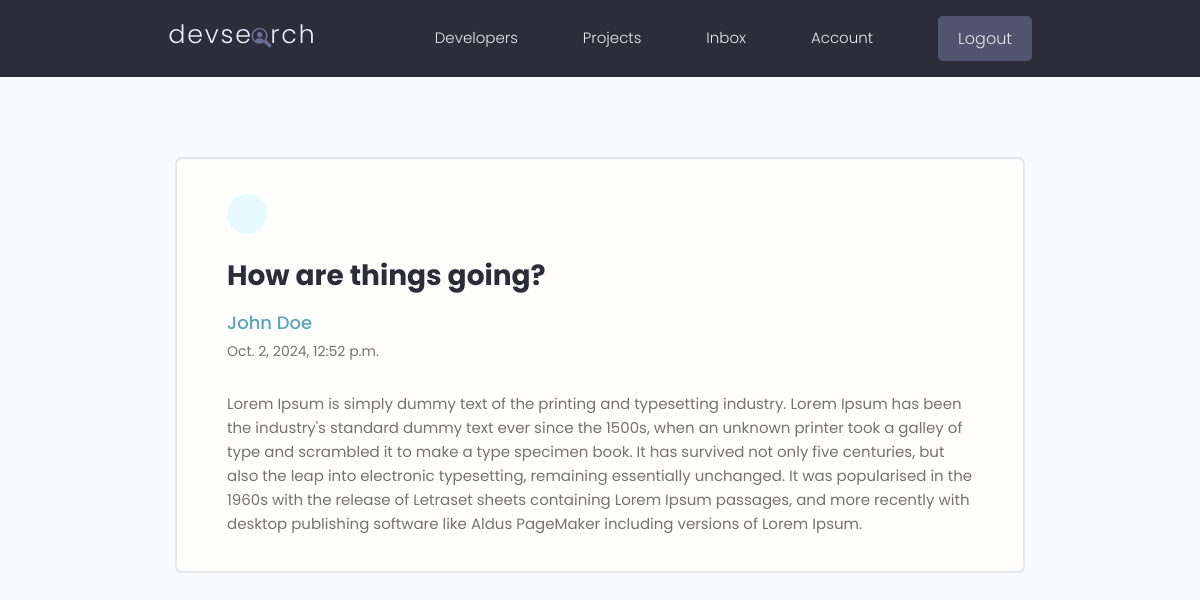
Screenshot of /message/1f5cbb3e-d79d-43a9-942a-7617e20c6767/ (signed in) with the database file from the repository.
### users/models.py (models this page shows, shortened)
class Message(models.Model):
    sender = models.ForeignKey(Profile, on_delete=models.SET_NULL, null=True, blank=True)
    recipient = models.ForeignKey(Profile, on_delete=models.SET_NULL, null=True, blank=True, related_name="messages")
    name = models.CharField(max_length=200, null=True, blank=True)
    email = models.EmailField(max_length=500, null=True, blank=True)
    subject = models.CharField(max_length=200, null=True, blank=True)
    body = models.TextField(null=True, blank=True)
    is_read = models.BooleanField(default=False, null=True)
    created = models.DateTimeField(auto_now_add=True)
    id = models.UUIDField(default=uuid.uuid4, unique=True,
                          primary_key=True, editable=False)
    class Meta:
        ordering = ['is_read', '-created']

### users/views.py (the view)
# urls.py: path('message/<str:pk>/', views.viewMessage, name='message'),
@login_required(login_url='login')
def viewMessage(request, pk):
    profile = request.user.profile
    message = profile.messages.get(id=pk)
    if message.is_read == False:
        message.is_read = True
        message.save()
    context = {'message': message}
    return render(request, 'users/message.html', context)

### users/templates/users/message.html (shortened to what this page needs)
{% extends 'main.html' %}
{% block content %}
<main class="messagePage my-xl">
  <div class="content-box">
    <div class="message">
        <a class="backButton" href="{% url 'inbox' %}"></a>
        <h2 class="message__subject">{{message.subject}}</h4>
          {% if message.sender %}
          <a href="{% url 'user-profile' message.sender.id  %}" class="message__author">{{message.name}}</a>
          {% else %}
          <p class="message__author">{{message.name}}</p>
          {% endif %}
          <p class="message__date">{{message.created}}</p>
          <div class="message__body">{{message.body|linebreaksbr}}</div>
    </div>
  </div>
</main>
{% endblock content %}

### static/styles/app.css (style rules this page uses)
:root { --color-sub: #2d2d39; }
.content-box { width: 95%; max-width: 85rem; margin: 0 auto; }
.message { padding: 2.5rem 0; }
.message > a { display: flex; gap: 1rem; }
.message__author, .message__date { flex-basis: 25%; }
.message__subject { flex-basis: 50%; }
.message__date { text-align: right; }
.messagePage .message { list-style: none; background: var(--color-white); padding: 3.5rem 5rem; border: 2px solid var(--color-light); border-radius: 0.7rem; }
.messagePage .message__subject { font-size: 2.8rem; color: var(--color-sub); margin-bottom: 1rem; margin-top: 2rem; }
.messagePage .message__author { font-size: 1.8rem; font-weight: 500; }
.messagePage .message__date { font-size: 1.4rem; font-weight: 400; text-align: left; margin-bottom: 3rem; }
.backButton { background: var(--color-main-light); color: var(--color-main); width: 4rem; height: 4rem; display: flex; align-items: center; justify-content: center; border-radius: 50%; }

### static/uikit/styles/modules/_variables.css (style rules this page uses)
:root { --color-main: #5aa5b9; --color-main-light: #e6faff; --color-sub: #3f4156; --color-sub-light: #51546e; --color-sub-lighter: #ededfd; --color-text: #737373; --color-gray: #8b8b8b; --color-light: #e5e7eb; --color-light-gray: #767676; --color-bg: #f8fafd; --color-white: #fffefd; --color-white-light: #f3f3f3; --color-success: #359e64; --color-success-bg: #def8e8; --color-error: #fc4b0b; --color-error-bg: #fff2ee; --font-base: 'Poppins', arial, helvetica, 'Segoe UI', roboto, ubuntu, sans-serif; --font-monospace: 'Fira Code', 'Courier New', courier, monospace; --font-regular: 300; --font-medium: 500; --font-bold: 700; --generic-shadow: 1px 1px 5px #00000010; --generic-transition: all 0.3s ease-in-out; }

### static/uikit/styles/modules/_base.css (style rules this page uses)
* { margin: 0; padding: 0; box-sizing: border-box; text-rendering: optimizeLegibility; color: inherit; font-size: inherit; }
html { font-size: 50%; }
@media only screen and (min-width: 480px) { html { font-size: 56.25%; } }
@media only screen and (min-width: 1200px) { html { font-size: 62.5%; } }
body { line-height: 1.6; font-weight: 400; font-size: 1.5rem; color: var(--color-text); background-color: var(--color-bg); min-height: 100vh; }

### static/uikit/styles/modules/_typography.css (style rules this page uses)
* { font-family: var(--font-base); }
h2 { font-size: 3.6rem; font-weight: var(--font-bold); }
p, span, strong { font-size: 1.6rem; color: var(--color-text); font-weight: var(--font-regular); }
a { padding-bottom: 2px; text-decoration: none; display: inline-block; color: var(--color-main); font-weight: var(--font-medium); }

### static/uikit/styles/modules/_utilities.css (style rules this page uses)
.my-xl { margin: 8rem auto; }

### rows the page displays
Message: subject "How are things going?", name "John Doe", created "Oct. 2, 2024, 12:52 p.m.", body "Lorem Ipsum is simply dummy text of the printing and typesetting industry. Lorem Ipsum has been the industry's standard dummy text ever since the 1500s, when an unknown printer took a galley of type and scrambled it to make a type specimen book. It has survived not only five centuries, but also the leap into electronic typesetting, remaining essentially unchanged. It was popularised in the 1960s with the release of Letraset sheets containing Lorem Ipsum passages, and more recently with desktop publishing software like Aldus PageMaker including versions of Lorem Ipsum."
